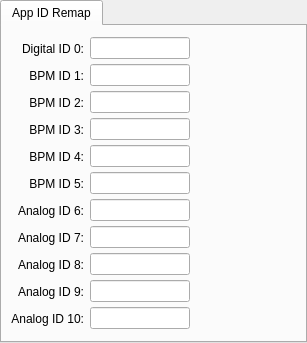
                 <widget class="QTabWidget" name="tabWidget_14">
                  <property name="currentIndex">
                   <number>0</number>
                  </property>
                  <widget class="QWidget" name="tab_24">
                   <attribute name="title">
                    <string>App ID Remap</string>
                   </attribute>
                   <layout class="QGridLayout" name="gridLayout_52">
                    <item row="0" column="0">
                     <layout class="QGridLayout" name="gridLayout_51">
                      <property name="verticalSpacing">
                       <number>2</number>
                      </property>
                      <item row="2" column="1">
                       <widget class="PyDMLineEdit" name="PyDMLineEdit_17">
                        <property name="maximumSize">
                         <size>
                          <width>100</width>
                          <height>16777215</height>
                         </size>
                        </property>
                        <property name="toolTip">
                         <string/>
                        </property>
                        <property name="alignment">
                         <set>Qt::AlignCenter</set>
                        </property>
                        <property name="channel" stdset="0">
                         <string>ca://${P}:LC1_REMAP_ID_2</string>
                        </property>
                       </widget>
                      </item>
                      <item row="3" column="0">
                       <widget class="QLabel" name="label_95">
                        <property name="text">
                         <string>BPM ID 3:</string>
                        </property>
                        <property name="alignment">
                         <set>Qt::AlignRight|Qt::AlignTrailing|Qt::AlignVCenter</set>
                        </property>
                       </widget>
                      </item>
                      <item row="10" column="0">
                       <widget class="QLabel" name="label_102">
                        <property name="text">
                         <string>Analog ID 10:</string>
                        </property>
                        <property name="alignment">
                         <set>Qt::AlignRight|Qt::AlignTrailing|Qt::AlignVCenter</set>
                        </property>
                       </widget>
                      </item>
                      <item row="9" column="0">
                       <widget class="QLabel" name="label_101">
                        <property name="text">
                         <string>Analog ID 9:</string>
                        </property>
                        <property name="alignment">
                         <set>Qt::AlignRight|Qt::AlignTrailing|Qt::AlignVCenter</set>
                        </property>
                       </widget>
                      </item>
                      <item row="8" column="0">
                       <widget class="QLabel" name="label_100">
                        <property name="text">
                         <string>Analog ID 8:</string>
                        </property>
                        <property name="alignment">
                         <set>Qt::AlignRight|Qt::AlignTrailing|Qt::AlignVCenter</set>
                        </property>
                       </widget>
                      </item>
                      <item row="0" column="0">
                       <widget class="QLabel" name="label_92">
                        <property name="text">
                         <string>Digital ID 0:</string>
                        </property>
                        <property name="alignment">
                         <set>Qt::AlignRight|Qt::AlignTrailing|Qt::AlignVCenter</set>
                        </property>
                       </widget>
                      </item>
                      <item row="7" column="1">
                       <widget class="PyDMLineEdit" name="PyDMLineEdit_22">
                        <property name="maximumSize">
                         <size>
                          <width>100</width>
                          <height>16777215</height>
                         </size>
                        </property>
                        <property name="toolTip">
                         <string/>
                        </property>
                        <property name="alignment">
                         <set>Qt::AlignCenter</set>
                        </property>
                        <property name="channel" stdset="0">
                         <string>ca://${P}:LC1_REMAP_ID_7</string>
                        </property>
                       </widget>
                      </item>
                      <item row="8" column="1">
                       <widget class="PyDMLineEdit" name="PyDMLineEdit_23">
                        <property name="maximumSize">
                         <size>
                          <width>100</width>
                          <height>16777215</height>
                         </size>
                        </property>
                        <property name="toolTip">
                         <string/>
                        </property>
                        <property name="alignment">
                         <set>Qt::AlignCenter</set>
                        </property>
                        <property name="channel" stdset="0">
                         <string>ca://${P}:LC1_REMAP_ID_8</string>
                        </property>
                       </widget>
                      </item>
                      <item row="5" column="0">
                       <widget class="QLabel" name="label_97">
                        <property name="text">
                         <string>BPM ID 5:</string>
                        </property>
                        <property name="alignment">
                         <set>Qt::AlignRight|Qt::AlignTrailing|Qt::AlignVCenter</set>
                        </property>
                       </widget>
                      </item>
                      <item row="7" column="0">
                       <widget class="QLabel" name="label_99">
                        <property name="text">
                         <string>Analog ID 7:</string>
                        </property>
                        <property name="alignment">
                         <set>Qt::AlignRight|Qt::AlignTrailing|Qt::AlignVCenter</set>
                        </property>
                       </widget>
                      </item>
                      <item row="6" column="0">
                       <widget class="QLabel" name="label_98">
                        <property name="text">
                         <string>Analog ID 6:</string>
                        </property>
                        <property name="alignment">
                         <set>Qt::AlignRight|Qt::AlignTrailing|Qt::AlignVCenter</set>
                        </property>
                       </widget>
                      </item>
                      <item row="1" column="0">
                       <widget class="QLabel" name="label_93">
                        <property name="text">
                         <string>BPM ID 1:</string>
                        </property>
                        <property name="alignment">
                         <set>Qt::AlignRight|Qt::AlignTrailing|Qt::AlignVCenter</set>
                        </property>
                       </widget>
                      </item>
                      <item row="10" column="1">
                       <widget class="PyDMLineEdit" name="PyDMLineEdit_25">
                        <property name="maximumSize">
                         <size>
                          <width>100</width>
                          <height>16777215</height>
                         </size>
                        </property>
                        <property name="toolTip">
                         <string/>
                        </property>
                        <property name="alignment">
                         <set>Qt::AlignCenter</set>
                        </property>
                        <property name="channel" stdset="0">
                         <string>ca://${P}:LC1_REMAP_ID_10</string>
                        </property>
                       </widget>
                      </item>
                      <item row="1" column="1">
                       <widget class="PyDMLineEdit" name="PyDMLineEdit_16">
                        <property name="maximumSize">
                         <size>
                          <width>100</width>
                          <height>16777215</height>
                         </size>
                        </property>
                        <property name="toolTip">
                         <string/>
                        </property>
                        <property name="alignment">
                         <set>Qt::AlignCenter</set>
                        </property>
                        <property name="channel" stdset="0">
                         <string>ca://${P}:LC1_REMAP_ID_1</string>
                        </property>
                       </widget>
                      </item>
                      <item row="4" column="0">
                       <widget class="QLabel" name="label_96">
                        <property name="text">
                         <string>BPM ID 4:</string>
                        </property>
                        <property name="alignment">
                         <set>Qt::AlignRight|Qt::AlignTrailing|Qt::AlignVCenter</set>
                        </property>
                       </widget>
                      </item>
                      <item row="2" column="0">
                       <widget class="QLabel" name="label_94">
                        <property name="text">
                         <string>BPM ID 2:</string>
                        </property>
                        <property name="alignment">
                         <set>Qt::AlignRight|Qt::AlignTrailing|Qt::AlignVCenter</set>
                        </property>
                       </widget>
                      </item>
                      <item row="0" column="1">
                       <widget class="PyDMLineEdit" name="PyDMLineEdit_15">
                        <property name="maximumSize">
                         <size>
                          <width>100</width>
                          <height>16777215</height>
                         </size>
                        </property>
                        <property name="toolTip">
                         <string/>
                        </property>
                        <property name="alignment">
                         <set>Qt::AlignCenter</set>
                        </property>
                        <property name="channel" stdset="0">
                         <string>ca://${P}:LC1_REMAP_ID_0</string>
                        </property>
                       </widget>
                      </item>
                      <item row="3" column="1">
                       <widget class="PyDMLineEdit" name="PyDMLineEdit_18">
                        <property name="maximumSize">
                         <size>
                          <width>100</width>
                          <height>16777215</height>
                         </size>
                        </property>
                        <property name="toolTip">
                         <string/>
                        </property>
                        <property name="alignment">
                         <set>Qt::AlignCenter</set>
                        </property>
                        <property name="channel" stdset="0">
                         <string>ca://${P}:LC1_REMAP_ID_3</string>
                        </property>
                       </widget>
                      </item>
                      <item row="5" column="1">
                       <widget class="PyDMLineEdit" name="PyDMLineEdit_20">
                        <property name="maximumSize">
                         <size>
                          <width>100</width>
                          <height>16777215</height>
                         </size>
                        </property>
                        <property name="toolTip">
                         <string/>
                        </property>
                        <property name="alignment">
                         <set>Qt::AlignCenter</set>
                        </property>
                        <property name="channel" stdset="0">
                         <string>ca://${P}:LC1_REMAP_ID_5</string>
                        </property>
                       </widget>
                      </item>
                      <item row="4" column="1">
                       <widget class="PyDMLineEdit" name="PyDMLineEdit_19">
                        <property name="maximumSize">
                         <size>
                          <width>100</width>
                          <height>16777215</height>
                         </size>
                        </property>
                        <property name="toolTip">
                         <string/>
                        </property>
                        <property name="alignment">
                         <set>Qt::AlignCenter</set>
                        </property>
                        <property name="channel" stdset="0">
                         <string>ca://${P}:LC1_REMAP_ID_4</string>
                        </property>
                       </widget>
                      </item>
                      <item row="6" column="1">
                       <widget class="PyDMLineEdit" name="PyDMLineEdit_21">
                        <property name="maximumSize">
                         <size>
                          <width>100</width>
                          <height>16777215</height>
                         </size>
                        </property>
                        <property name="toolTip">
                         <string/>
                        </property>
                        <property name="alignment">
                         <set>Qt::AlignCenter</set>
                        </property>
                        <property name="channel" stdset="0">
                         <string>ca://${P}:LC1_REMAP_ID_6</string>
                        </property>
                       </widget>
                      </item>
                      <item row="9" column="1">
                       <widget class="PyDMLineEdit" name="PyDMLineEdit_24">
                        <property name="maximumSize">
                         <size>
                          <width>100</width>
                          <height>16777215</height>
                         </size>
                        </property>
                        <property name="toolTip">
                         <string/>
                        </property>
                        <property name="alignment">
                         <set>Qt::AlignCenter</set>
                        </property>
                        <property name="channel" stdset="0">
                         <string>ca://${P}:LC1_REMAP_ID_9</string>
                        </property>
                       </widget>
                      </item>
                      <item row="0" column="2">
                       <widget class="PyDMLabel" name="PyDMLabel_107">
                        <property name="minimumSize">
                         <size>
                          <width>100</width>
                          <height>25</height>
                         </size>
                        </property>
                        <property name="toolTip">
                         <string/>
                        </property>
                        <property name="alignment">
                         <set>Qt::AlignCenter</set>
                        </property>
                        <property name="alarmSensitiveContent" stdset="0">
                         <bool>true</bool>
                        </property>
                        <property name="channel" stdset="0">
                         <string>ca://${P}:LC1_REMAP_ID_0_RBV</string>
                        </property>
                       </widget>
                      </item>
                      <item row="1" column="2">
                       <widget class="PyDMLabel" name="PyDMLabel_108">
                        <property name="minimumSize">
                         <size>
                          <width>100</width>
                          <height>25</height>
                         </size>
                        </property>
                        <property name="toolTip">
                         <string/>
                        </property>
                        <property name="alignment">
                         <set>Qt::AlignCenter</set>
                        </property>
                        <property name="alarmSensitiveContent" stdset="0">
                         <bool>true</bool>
                        </property>
                        <property name="channel" stdset="0">
                         <string>ca://${P}:LC1_REMAP_ID_1_RBV</string>
                        </property>
                       </widget>
                      </item>
                      <item row="2" column="2">
                       <widget class="PyDMLabel" name="PyDMLabel_109">
                        <property name="minimumSize">
                         <size>
                          <width>100</width>
                          <height>25</height>
                         </size>
                        </property>
                        <property name="toolTip">
                         <string/>
                        </property>
                        <property name="alignment">
                         <set>Qt::AlignCenter</set>
                        </property>
                        <property name="alarmSensitiveContent" stdset="0">
                         <bool>true</bool>
                        </property>
                        <property name="channel" stdset="0">
                         <string>ca://${P}:LC1_REMAP_ID_2_RBV</string>
                        </property>
                       </widget>
                      </item>
                      <item row="3" column="2">
                       <widget class="PyDMLabel" name="PyDMLabel_110">
                        <property name="minimumSize">
                         <size>
                          <width>100</width>
                          <height>25</height>
                         </size>
                        </property>
                        <property name="toolTip">
                         <string/>
                        </property>
                        <property name="alignment">
                         <set>Qt::AlignCenter</set>
                        </property>
                        <property name="alarmSensitiveContent" stdset="0">
                         <bool>true</bool>
                        </property>
                        <property name="channel" stdset="0">
                         <string>ca://${P}:LC1_REMAP_ID_3_RBV</string>
                        </property>
                       </widget>
                      </item>
                      <item row="4" column="2">
                       <widget class="PyDMLabel" name="PyDMLabel_111">
                        <property name="minimumSize">
                         <size>
                          <width>100</width>
                          <height>25</height>
                         </size>
                        </property>
                        <property name="toolTip">
                         <string/>
                        </property>
                        <property name="alignment">
                         <set>Qt::AlignCenter</set>
                        </property>
                        <property name="alarmSensitiveContent" stdset="0">
                         <bool>true</bool>
                        </property>
                        <property name="channel" stdset="0">
                         <string>ca://${P}:LC1_REMAP_ID_4_RBV</string>
                        </property>
                       </widget>
                      </item>
                      <item row="5" column="2">
                       <widget class="PyDMLabel" name="PyDMLabel_112">
                        <property name="minimumSize">
                         <size>
                          <width>100</width>
                          <height>25</height>
                         </size>
                        </property>
                        <property name="toolTip">
                         <string/>
                        </property>
                        <property name="alignment">
                         <set>Qt::AlignCenter</set>
                        </property>
                        <property name="alarmSensitiveContent" stdset="0">
                         <bool>true</bool>
                        </property>
                        <property name="channel" stdset="0">
                         <string>ca://${P}:LC1_REMAP_ID_5_RBV</string>
                        </property>
                       </widget>
                      </item>
                      <item row="6" column="2">
                       <widget class="PyDMLabel" name="PyDMLabel_113">
                        <property name="minimumSize">
                         <size>
                          <width>100</width>
                          <height>25</height>
                         </size>
                        </property>
                        <property name="toolTip">
                         <string/>
                        </property>
                        <property name="alignment">
                         <set>Qt::AlignCenter</set>
                        </property>
                        <property name="alarmSensitiveContent" stdset="0">
                         <bool>true</bool>
                        </property>
                        <property name="channel" stdset="0">
                         <string>ca://${P}:LC1_REMAP_ID_6_RBV</string>
                        </property>
                       </widget>
                      </item>
                      <item row="7" column="2">
                       <widget class="PyDMLabel" name="PyDMLabel_114">
                        <property name="minimumSize">
                         <size>
                          <width>100</width>
                          <height>25</height>
                         </size>
                        </property>
                        <property name="toolTip">
                         <string/>
                        </property>
                        <property name="alignment">
                         <set>Qt::AlignCenter</set>
                        </property>
                        <property name="alarmSensitiveContent" stdset="0">
                         <bool>true</bool>
                        </property>
                        <property name="channel" stdset="0">
                         <string>ca://${P}:LC1_REMAP_ID_7_RBV</string>
                        </property>
                       </widget>
                      </item>
                      <item row="8" column="2">
                       <widget class="PyDMLabel" name="PyDMLabel_115">
                        <property name="minimumSize">
                         <size>
                          <width>100</width>
                          <height>25</height>
                         </size>
                        </property>
                        <property name="toolTip">
                         <string/>
                        </property>
                        <property name="alignment">
                         <set>Qt::AlignCenter</set>
                        </property>
                        <property name="alarmSensitiveContent" stdset="0">
                         <bool>true</bool>
                        </property>
                        <property name="channel" stdset="0">
                         <string>ca://${P}:LC1_REMAP_ID_8_RBV</string>
                        </property>
                       </widget>
                      </item>
                      <item row="9" column="2">
                       <widget class="PyDMLabel" name="PyDMLabel_116">
                        <property name="minimumSize">
                         <size>
                          <width>100</width>
                          <height>25</height>
                         </size>
                        </property>
                        <property name="toolTip">
                         <string/>
                        </property>
                        <property name="alignment">
                         <set>Qt::AlignCenter</set>
                        </property>
                        <property name="alarmSensitiveContent" stdset="0">
                         <bool>true</bool>
                        </property>
                        <property name="channel" stdset="0">
                         <string>ca://${P}:LC1_REMAP_ID_9_RBV</string>
                        </property>
                       </widget>
                      </item>
                      <item row="10" column="2">
                       <widget class="PyDMLabel" name="PyDMLabel_117">
                        <property name="minimumSize">
                         <size>
                          <width>100</width>
                          <height>25</height>
                         </size>
                        </property>
                        <property name="toolTip">
                         <string/>
                        </property>
                        <property name="alignment">
                         <set>Qt::AlignCenter</set>
                        </property>
                        <property name="alarmSensitiveContent" stdset="0">
                         <bool>true</bool>
                        </property>
                        <property name="channel" stdset="0">
                         <string>ca://${P}:LC1_REMAP_ID_10_RBV</string>
                        </property>
                       </widget>
                      </item>
                     </layout>
                    </item>
                   </layout>
                  </widget>
                 </widget>
